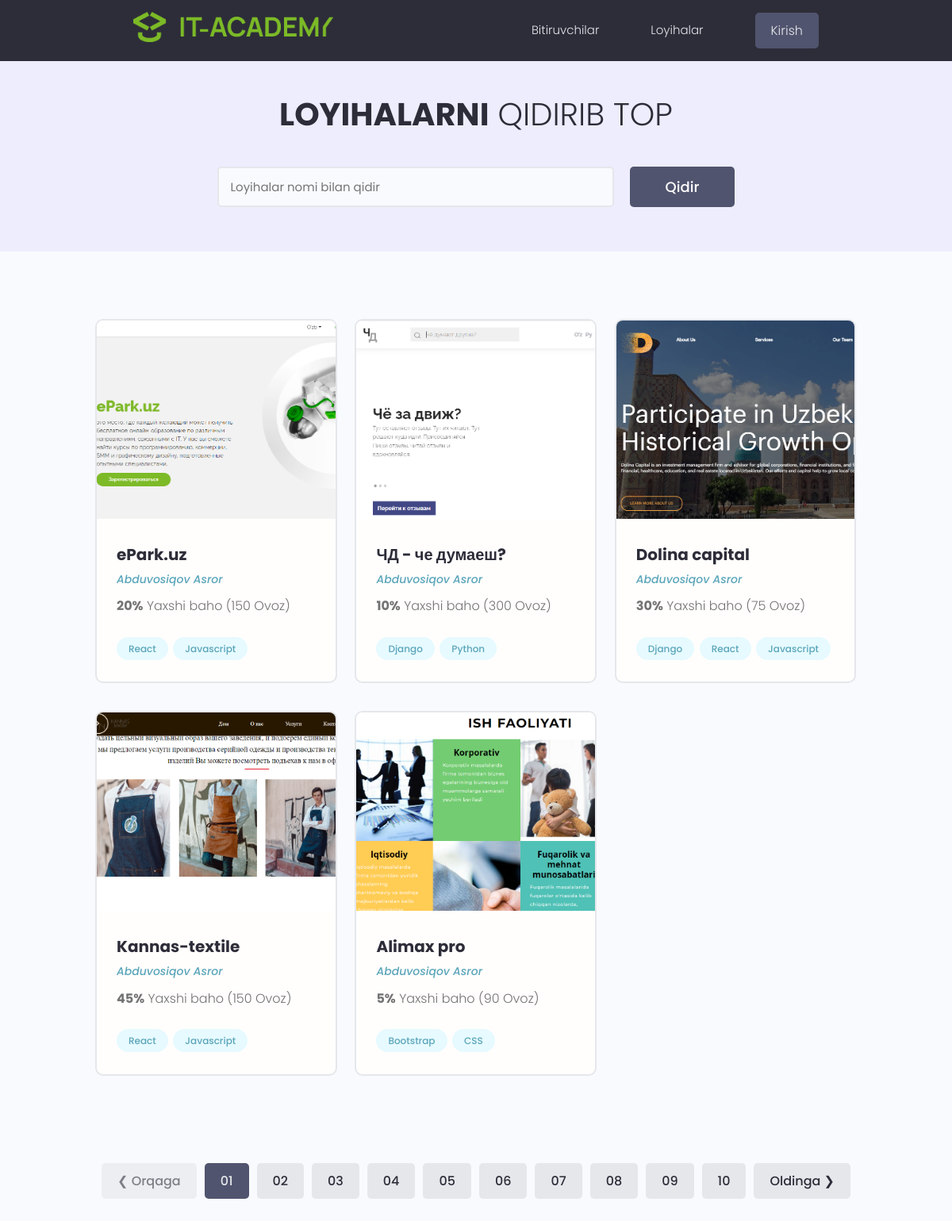
/projects/, run on the app's committed database.
### projects/models.py (models this page shows, shortened)
class Project(models.Model):
    user = models.ForeignKey(Profil, on_delete=models.SET_NULL, null=True, blank=True)
    title = models.CharField(max_length=300)
    description = models.TextField(null=True, blank=True) #default=""
    image = models.ImageField(default="default.png")
    demo_link = models.CharField(max_length=400, null=True, blank=True)
    source_link = models.CharField(max_length=400, null=True, blank=True)
    vote_count = models.IntegerField(default=0)
    vote_ratio = models.IntegerField(default=0)
    created = models.DateTimeField(auto_now_add=True)
    id = models.UUIDField(default=uuid.uuid4, unique=True, primary_key=True, editable=False)
    tag = models.ManyToManyField('Tag', blank=True, related_name="project_tag")

class Tag(models.Model):
    name = models.CharField(max_length=100)
    created = models.DateTimeField(auto_now_add=True)
    id = models.UUIDField(default=uuid.uuid4, unique=True, primary_key=True, editable=False)
    def __str__(self) -> str:
        return self.name

### projects/views.py (the view)
# urls.py: path("projects/", include("projects.urls")),
def projects(request):
    reviews_p = Review.objects.filter(value="+")
    reviews_m = Review.objects.filter(value="-")
    projects = Project.objects.filter(project_review__isnull=True)
    context = {
        "projects": projects,
        "reviews_p": reviews_p,
        "reviews_m": reviews_m
    }
    return render(request, "projects/projects.html", context)

### projects/templates/projects/projects.html (shortened to what this page needs)
{% extends "main.html" %}
{% block content %}
<main class="projects">
    <section class="hero-section text-center">
        <div class="container container--narrow">
            <div class="hero-section__box">
                <h2> <span>Loyihalarni</span> qidirib top</h2>
            </div>
            <div class="hero-section__search">
                <form class="form" action="#" method="get">
                    <div class="form__field">
                        <input class="input input--text" id="formInput#search" type="text" name="text"
                            placeholder="Loyihalar nomi bilan qidir" />
                    </div>
                    <input class="btn btn--sub btn--lg" type="submit" value="Qidir" />
                </form>
            </div>
        </div>
    </section>
    <section class="projectsList">
        <div class="container">
            <div class="grid grid--three">
                {% for project in projects %}
                <div class="column">
                    <div class="card project">
                        <a href="{% url 'project' project.id %}" class="project">
                            <img class="project__thumbnail" src="{{project.image.url}}" alt="project thumbnail" />
                            <div class="card__body">
                                <h3 class="project__title">{{project.title}}</h3>
                                <p><a class="project__author" href="profile.html">Abduvosiqov Asror</a></p>
                                <p class="project--rating">
                                    <span style="font-weight: bold;">{{project.vote_ratio}}%</span> Yaxshi baho
                                    ({{project.vote_count}} Ovoz)
                                </p>
                                <div class="project__tags">
                                    {% for tag in project.tag.all %}
                                    <span class="tag tag--pill tag--main">
                                        <small>{{tag}}</small>
                                    </span>
                                    {% endfor %}
                                </div>
                            </div>
                        </a>
                    </div>
                </div>
                {% endfor %}
            </div>
        </div>
    </section>
    <div class="pagination">
        <ul class="container">
            <li><a href="#" class="btn btn--disabled">&#10094; Orqaga</a></li>
            <li><a href="#" class="btn btn--sub">01</a></li>
            <li><a href="#" class="btn">02</a></li>
            <li><a href="#" class="btn">03</a></li>
            <li><a href="#" class="btn">04</a></li>
            <li><a href="#" class="btn">05</a></li>
            <li><a href="#" class="btn">06</a></li>
            <li><a href="#" class="btn">07</a></li>
            <li><a href="#" class="btn">08</a></li>
            <li><a href="#" class="btn">09</a></li>
            <li><a href="#" class="btn">10</a></li>
            <li><a href="#" class="btn">Oldinga &#10095;</a></li>
        </ul>
    </div>
</main>
{% endblock %}

### templates/main.html (shortened to what this page needs)
{% load static %}
<!DOCTYPE html>
<html lang="en">
<head>
    <link rel="stylesheet" href="https://cdn.iconmonstr.com/1.3.0/css/iconmonstr-iconic-font.min.css" />
    <link rel="stylesheet" href="{% static 'uikit/styles/uikit.css' %}" />
    <link rel="stylesheet" href="{% static 'styles/app.css' %}" />
</head>
<body>
    {% include "header.html" %}
    {% block content %}
    {% endblock %}
</body>
</html>

### templates/header.html (shortened to what this page needs)
{% load static %}
<header class="header">
    <div class="container container--narrow">
        <a href="{% url 'profiles' %}" class="header__logo">
            <img src="{% static 'images/logo.png' %}" alt="DevSearch Logo" />
        </a>
        <nav class="header__nav">
            <ul class="header__menu">
                <li class="header__menuItem"><a href="{% url 'profiles' %}">Bitiruvchilar</a></li>
                <li class="header__menuItem"><a href="{% url 'projects' %}">Loyihalar</a></li>
                {% if request.user.is_authenticated %}
                <li class="header__menuItem"><a href="{% url 'account' %}">Mening sahifam</a></li>
                <li class="header__menuItem"><a href="{% url 'logout' %}" class="btn btn--sub">Chiqish</a></li>
                {% else %}
                <li class="header__menuItem"><a href="{% url 'login' %}" class="btn btn--sub">Kirish</a></li>
                {% endif %}
            </ul>
        </nav>
    </div>
</header>

### static/styles/app.css (style rules this page uses)
:root { --color-sub: #2d2d39; }
.btn--sub { background-color: var(--color-sub-light); }
.card { border: 2px solid var(--color-light); }
img { width: 100%; }
.header { position: sticky; z-index: 111; background-color: var(--color-sub); padding: 1.5rem 0; }
.header > .container { display: flex; justify-content: space-between; align-items: center; }
.header__logo > img { height: 3.8rem; }
.header__nav > ul { display: inline-flex; align-items: center; list-style: none; gap: 6.5rem; }
.header__menuItem > a { color: var(--color-light); font-weight: 300; }
.hero-section { height: 40vh; display: flex; align-items: center; background-color: var(--color-sub); }
.hero-section__box { margin-bottom: 4rem; }
.hero-section__box > h2, .hero-section__box > h2 > span { font-size: 4rem; color: var(--color-light); line-height: 1.3; text-transform: uppercase; }
.hero-section__box > h2 { font-weight: 300; }
.hero-section__box > h2 > span { font-weight: 700; }
.hero-section__search > .form { display: flex; align-items: center; justify-content: center; gap: 2rem; }
.hero-section__search > .form input.input--text { width: 50rem; }
.pagination { margin-top: 8rem; margin-bottom: 10rem; }
.pagination > ul { flex-wrap: wrap; list-style: none; display: flex; align-items: center; justify-content: center; gap: 1rem; }
.pagination .btn { color: var(--color-sub); }
.pagination .btn.btn--sub { color: var(--color-light); }
.project__author { font-size: 1.4rem; font-style: italic; }
.project--rating { margin-bottom: 1.6em; margin-top: .5em; }
.projects > .hero-section { background: var(--color-sub-lighter); height: 30vh; }
.projects .hero-section__box { margin-bottom: 2.5rem; }
.projects .hero-section__box > h2 { color: var(--color-sub); }
.projects .hero-section__box > h2 > span { font-weight: 700; color: var(--color-sub); }
.projectsList { margin-top: 8rem; }
.project__thumbnail { height: 25rem; object-fit: cover; object-position: top center; }
.project__title { font-size: 2rem; font-weight: 700; color: var(--color-sub); }

### static/uikit/styles/modules/_variables.css (style rules this page uses)
:root { --color-main: #5aa5b9; --color-main-light: #e6faff; --color-sub: #3f4156; --color-sub-light: #51546e; --color-sub-lighter: #ededfd; --color-text: #737373; --color-gray: #8b8b8b; --color-light: #e5e7eb; --color-light-gray: #767676; --color-bg: #f8fafd; --color-white: #fffefd; --color-white-light: #f3f3f3; --color-success: #359e64; --color-success-bg: #def8e8; --color-error: #fc4b0b; --color-error-bg: #fff2ee; --font-base: 'Poppins', arial, helvetica, 'Segoe UI', roboto, ubuntu, sans-serif; --font-monospace: 'Fira Code', 'Courier New', courier, monospace; --font-regular: 300; --font-medium: 500; --font-bold: 700; --generic-shadow: 1px 1px 5px #00000010; --generic-transition: all 0.3s ease-in-out; }

### static/uikit/styles/modules/_base.css (style rules this page uses)
* { margin: 0; padding: 0; box-sizing: border-box; text-rendering: optimizeLegibility; color: inherit; font-size: inherit; }
html { font-size: 50%; }
@media only screen and (min-width: 480px) { html { font-size: 56.25%; } }
@media only screen and (min-width: 1200px) { html { font-size: 62.5%; } }
body { line-height: 1.6; font-weight: 400; font-size: 1.5rem; color: var(--color-text); background-color: var(--color-bg); min-height: 100vh; }

### static/uikit/styles/modules/_typography.css (style rules this page uses)
* { font-family: var(--font-base); }
h2 { font-size: 3.6rem; font-weight: var(--font-bold); }
h3 { font-size: 3.2rem; font-weight: var(--font-medium); }
p, span, strong { font-size: 1.6rem; color: var(--color-text); font-weight: var(--font-regular); }
a { padding-bottom: 2px; text-decoration: none; display: inline-block; color: var(--color-main); font-weight: var(--font-medium); }

### static/uikit/styles/modules/_utilities.css (style rules this page uses)
.container { width: 92%; max-width: 165rem; margin: 0 auto; box-sizing: border-box; }
.container--narrow { width: 92%; max-width: 120rem; }
@media screen and (min-width: 1000px) { .container { width: 90%; } }
@media screen and (min-width: 1000px) { .container--narrow { width: 85%; } }
@media screen and (min-width: 1200px) { .container { width: 80%; } }
@media screen and (min-width: 1200px) { .container--narrow { width: 72%; } }
.text-center { text-align: center; }

### static/uikit/styles/modules/_card.css (style rules this page uses)
.card { border-radius: 1rem; background-color: var(--color-white); border: 1.5px solid var(--color-light); width: auto; height: auto; margin-top: 0.5rem; margin-bottom: 0.5rem; overflow: hidden; }
.card__body, .card__header { padding: 2rem 2.5rem; }

### data on the page
Project: image (picture), title "ePark.uz", vote_ratio "20", vote_count "150"
Tag: name "React"
Tag: name "Javascript"
Project: image (picture), title "ЧД - че думаеш?", vote_ratio "10", vote_count "300"
Tag: name "Django"
Tag: name "Python"
Project: image (picture), title "Dolina capital", vote_ratio "30", vote_count "75"
Project: image (picture), title "Kannas-textile", vote_ratio "45", vote_count "150"
Project: image (picture), title "Alimax pro", vote_ratio "5", vote_count "90"
Tag: name "Bootstrap"
Tag: name "CSS"
